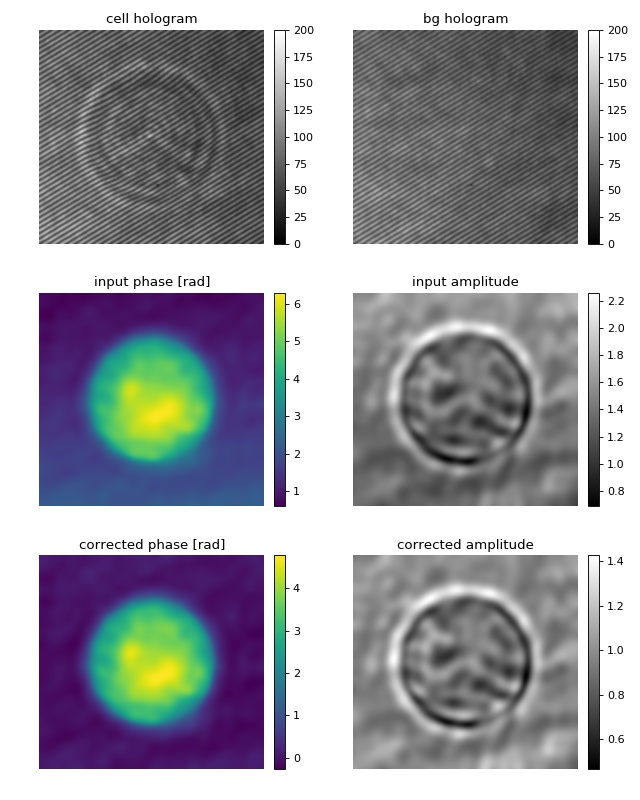

Write the Python code that produced this figure.
"""Digital hologram of a single cell

This example illustrates how qpimage can be used to analyze
digital holograms. The hologram of a single myeloid leukemia
cell (HL60) shown was recorded using digital holographic microscopy
(DHM). Because the phase-retrieval method used in DHM is based on the
discrete Fourier transform, there always is a residual background
phase ramp which must be removed for further image analysis.
The setup used for recording this data is described in reference
:cite:`Schuermann2015`, which also contains a description of the
hologram-to-phase conversion and phase background correction algorithms
which qpimage is based on.
"""
import matplotlib
import matplotlib.pylab as plt
import numpy as np
import qpimage

# load the experimental data
edata = np.load("./data/hologram_cell.npz")

# create QPImage instance
qpi = qpimage.QPImage(data=edata["data"],
                      bg_data=edata["bg_data"],
                      which_data="hologram",
                      holo_kw={"filter_name": "smooth disk",
                               "filter_size": 1/4}
                      )

amp0 = qpi.amp
pha0 = qpi.pha

# background correction
qpi.compute_bg(which_data=["amplitude", "phase"],
               fit_offset="fit",
               fit_profile="ramp",
               border_px=5,
               )

# plot the properties of `qpi`
fig = plt.figure(figsize=(8, 10))

matplotlib.rcParams["image.interpolation"] = "bicubic"
holkw = {"cmap": "gray",
         "vmin": 0,
         "vmax": 200}

ax1 = plt.subplot(321, title="cell hologram")
map1 = ax1.imshow(edata["data"], **holkw)
plt.colorbar(map1, ax=ax1, fraction=.046, pad=0.04)

ax2 = plt.subplot(322, title="bg hologram")
map2 = ax2.imshow(edata["bg_data"], **holkw)
plt.colorbar(map2, ax=ax2, fraction=.046, pad=0.04)

ax3 = plt.subplot(323, title="input phase [rad]")
map3 = ax3.imshow(pha0)
plt.colorbar(map3, ax=ax3, fraction=.046, pad=0.04)

ax4 = plt.subplot(324, title="input amplitude")
map4 = ax4.imshow(amp0, cmap="gray")
plt.colorbar(map4, ax=ax4, fraction=.046, pad=0.04)

ax5 = plt.subplot(325, title="corrected phase [rad]")
map5 = ax5.imshow(qpi.pha)
plt.colorbar(map5, ax=ax5, fraction=.046, pad=0.04)

ax6 = plt.subplot(326, title="corrected amplitude")
map6 = ax6.imshow(qpi.amp, cmap="gray")
plt.colorbar(map6, ax=ax6, fraction=.046, pad=0.04)

# disable axes
[ax.axis("off") for ax in [ax1, ax2, ax3, ax4, ax5, ax6]]

plt.tight_layout()
plt.show()
